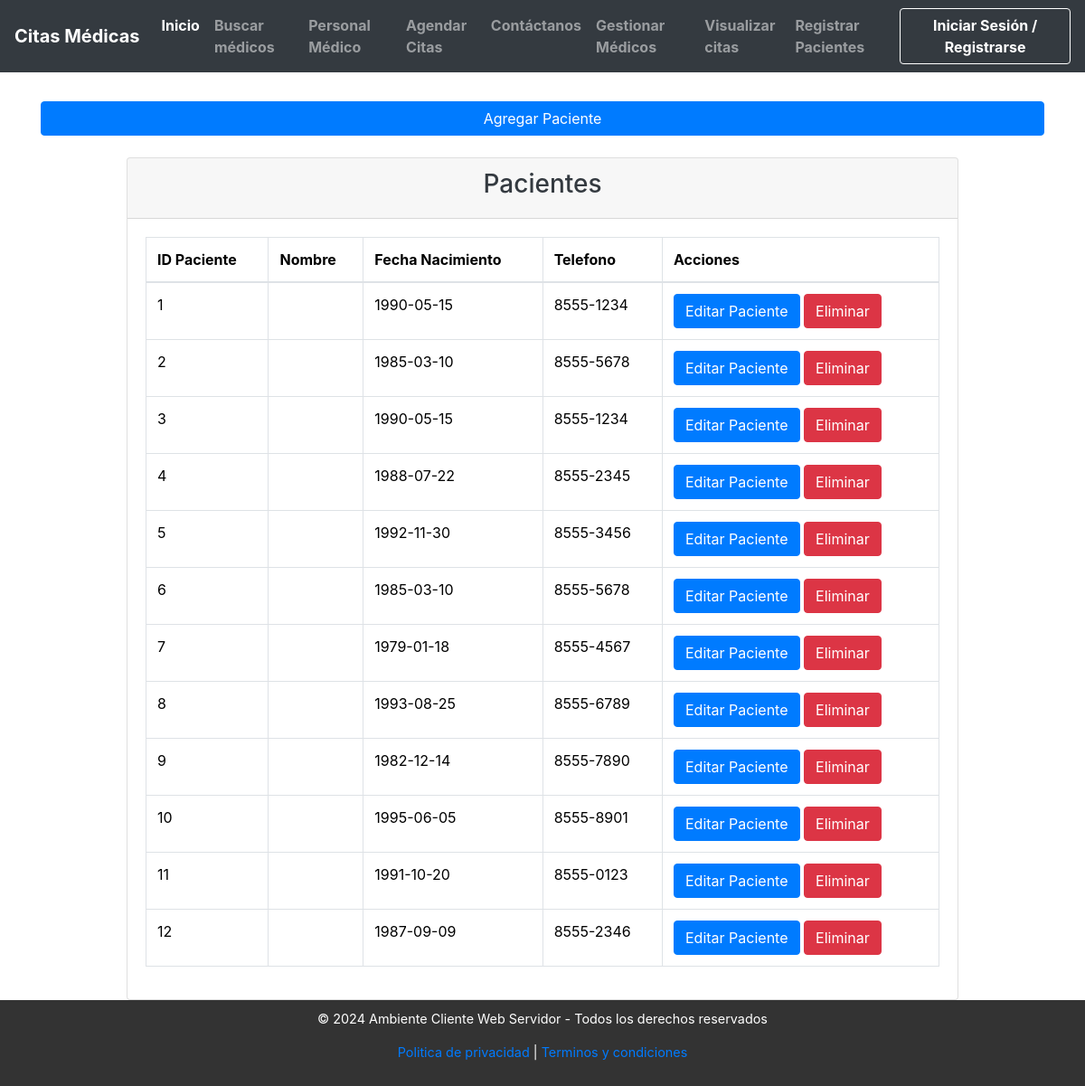
Page /pacientes.php on the committed database.
### tables this page shows
CREATE TABLE pacientes (
    id_paciente INT AUTO_INCREMENT PRIMARY KEY,
    id_usuario INT NOT NULL,
    fecha_nacimiento DATE,
    telefono VARCHAR(15),
    FOREIGN KEY (id_usuario) REFERENCES users(id) ON DELETE CASCADE
);

### controller/pacienteController.php (called while the page is built, shortened)
<?php
require_once $_SERVER['DOCUMENT_ROOT'] . "/Proyecto-Web-Cliente-Servidor/model/pacienteModel.php";
class pacienteController {
    private $paciente;
    public function __construct() {
        $database = new Database();
        $db = $database->getConnection();
        $this->paciente = new PacienteModel($db);
    }
    public function listar() {
        return $this->paciente->readAll();
    }
}

### Proyecto-Web-Cliente-Servidor/model/pacienteModel.php (called while the page is built, shortened)
<?php
class pacienteModel {
    private $conn;
    private $table_name = "pacientes";
    public function __construct($db) {
        $this->conn = $db;
    }
    public function readAll() {
        $query = "SELECT * FROM " . $this->table_name;
        $stmt = $this->conn->prepare($query);
        $stmt->execute();
        return $stmt;
    }
}

### pacientes.php (the view, shortened to what this page needs)
<?php
include("barranav.php");
require_once "controller/pacienteController.php";
$controller = new pacienteController();
$pacientes = $controller->listar();
?>
<!DOCTYPE html>
<html lang="es">
<head>
    <link rel="stylesheet" href="./css/style.css">
    <link href="https://cdn.jsdelivr.net/npm/bootstrap@5.3.3/dist/css/bootstrap.min.css" rel="stylesheet"
>
</head>
<body>
    <div class="container mt-4">
        <div class="mb-3 text-center">
            <a href="http://localhost/Proyecto-Web-Cliente-Servidor/view/crearP.php">
                <button id="AgregarPaciente" type="button" class="btn btn-primary w-100">Agregar Paciente</button>
            </a>
        </div>
        <div class="row justify-content-center">
            <div class="col-md-10">
                <div class="card">
                    <div class="card-header">
                    <h3>Pacientes</h3>
                    </div>
                    <div class="card-body">
                        <table class="table table-bordered">
                            <thead>
                                <tr>
                                    <th>ID Paciente</th>
                                    <th>Nombre</th>
                                    <th>Fecha Nacimiento</th>
                                    <th>Telefono</th>
                                    <th>Acciones</th>
                                </tr>
                            </thead>
                            <tbody>
                                <?php
                                while ($row = $pacientes->fetch(PDO::FETCH_ASSOC)) {
                                    echo "<tr>";
                                    echo "<td>" . $row['id_paciente'] . "</td>";
                                    echo "<td>" . $row['nombre'] . " " . $row['apellido'] . "</td>";
                                    echo "<td>" . $row['fecha_nacimiento'] . "</td>";
                                    echo "<td>" . $row['telefono'] . "</td>";
                                    echo "<td>
                                            <div >
                                                <a class='btn btn-primary' href='http://localhost/Proyecto-Web-Cliente-Servidor/view/editarP.php?id_paciente=" . $row['id_paciente'] . "'>Editar Paciente</a>
                                                <a class='btn btn-danger' href='http://localhost/Proyecto-Web-Cliente-Servidor/view/eliminarP.php?id_paciente=" . $row['id_paciente'] . "'>Eliminar</a>
                                            </div>
                                        </td>";
                                    echo "</tr>";
                                }
                                ?>
                            </tbody>
                        </table>
                    </div>
                </div>
            </div>
        </div>
    </div>
    <?php include("footer.php") ?>
</body>
</html>

### barranav.php (shortened to what this page needs)
<!DOCTYPE html>
<html lang="es">
<head>
	<link rel="stylesheet" href="https://maxcdn.bootstrapcdn.com/bootstrap/4.5.2/css/bootstrap.min.css">
	<link rel="stylesheet" href="./css/style.css">
</head>
<body>
	<nav class="navbar navbar-expand-lg navbar-dark bg-dark">
		<a class="navbar-brand" href="./paginaInicio.php">Citas Médicas</a>
		<div class="collapse navbar-collapse" id="navbarNav">
			<ul class="navbar-nav mr-auto">
				<li class="nav-item active">
					<a class="nav-link" href="http://localhost/Proyecto-Web-Cliente-Servidor/paginaInicio.php">Inicio</a>
				</li>
				<li class="nav-item">
					<a class="nav-link" href="http://localhost/Proyecto-Web-Cliente-Servidor/Buscar.php">Buscar médicos</a>
				</li>
				<li class="nav-item">
					<a class="nav-link" href="http://localhost/Proyecto-Web-Cliente-Servidor/Medicos.php">Personal Médico</a>
				</li>
				<li class="nav-item">
					<a class="nav-link" href="http://localhost/Proyecto-Web-Cliente-Servidor/Agendar.php">Agendar Citas</a>
				</li>
				<li class="nav-item">
					<a class="nav-link" href="http://localhost/Proyecto-Web-Cliente-Servidor/Contacto.php">Contáctanos</a>
				</li>
				<li class="nav-item">
					<a class="nav-link" href="http://localhost/Proyecto-Web-Cliente-Servidor/PanelMedico.php">Gestionar Médicos</a>
				</li>
				<li class="nav-item">
					<a class="nav-link" href="http://localhost/Proyecto-Web-Cliente-Servidor/mostrar_citas.php">Visualizar citas</a>
				</li>
				<li class="nav-item">
					<a class="nav-link" href="http://localhost/Proyecto-Web-Cliente-Servidor/pacientes.php">Registrar Pacientes</a>
				</li>
			</ul>
			<a href="http://localhost/Proyecto-Web-Cliente-Servidor/IniciarSesion.php" class="btn btn-outline-light">Iniciar Sesión / Registrarse</a>
		</div>
	</nav>
</body>
</html>

### footer.php (shortened to what this page needs)
<!DOCTYPE html>
<html lang="es">
<head>
	<link rel="stylesheet" href="https://maxcdn.bootstrapcdn.com/bootstrap/4.5.2/css/bootstrap.min.css">
	<link rel="stylesheet" href="./css/style.css">
</head>
<body>
    <footer>
        <p>&copy; 2024 Ambiente Cliente Web Servidor - Todos los derechos reservados</p>
        <p><a href="privacidad.html">Politica de privacidad</a> | <a href="terminos.html">Terminos y condiciones</a></p>
    </footer>
</body>
</html>

### css/style.css (style rules this page uses)
.navbar { font-size: 1rem; }
.navbar-brand { font-weight: bold; }
.nav-link { color: #f2f2f2; }
.navbar-nav .nav-link { font-weight: bold; color: #ffffff; }
.navbar .btn-outline-light { font-weight: bold; color: #ffffff; border-color: #ffffff; }
footer { background-color: #333; color: white; padding: 15px 0; text-align: center; font-size: 0.9rem; }
button { background-color: #04AA6D; color: white; padding: 14px 20px; margin: 8px 0; border: none; cursor: pointer; width: 100%; font-size: 1rem; }
h2, h3 { color: #343a40; text-align: center; }
footer { text-align: center; padding: 10px 0; background: #333; color: white; position: relative; bottom: 0; width: 100%; }

### rows in the picture
pacientes: id_paciente "1", fecha_nacimiento "1990-05-15", telefono "8555-1234"
pacientes: id_paciente "2", fecha_nacimiento "1985-03-10", telefono "8555-5678"
pacientes: id_paciente "3", fecha_nacimiento "1990-05-15", telefono "8555-1234"
pacientes: id_paciente "4", fecha_nacimiento "1988-07-22", telefono "8555-2345"
pacientes: id_paciente "5", fecha_nacimiento "1992-11-30", telefono "8555-3456"
pacientes: id_paciente "6", fecha_nacimiento "1985-03-10", telefono "8555-5678"
pacientes: id_paciente "7", fecha_nacimiento "1979-01-18", telefono "8555-4567"
pacientes: id_paciente "8", fecha_nacimiento "1993-08-25", telefono "8555-6789"
pacientes: id_paciente "9", fecha_nacimiento "1982-12-14", telefono "8555-7890"
pacientes: id_paciente "10", fecha_nacimiento "1995-06-05", telefono "8555-8901"
pacientes: id_paciente "11", fecha_nacimiento "1991-10-20", telefono "8555-0123"
pacientes: id_paciente "12", fecha_nacimiento "1987-09-09", telefono "8555-2346"
